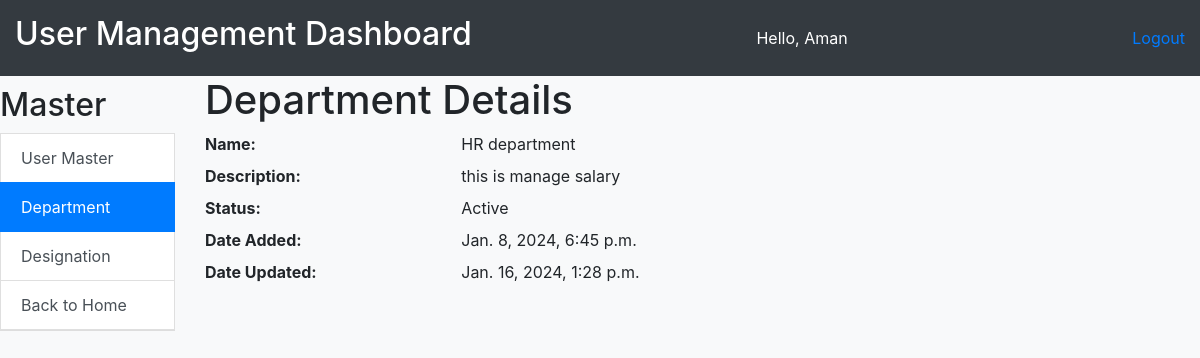
The page /emp_home/department/ (signed in) on the database its author committed.
### employee/models.py (models this page shows, shortened)
class Department(models.Model):
    STATUS_CHOICES = [
        (1, 'Active'),
        (0, 'Inactive'),
    ]
    name = models.TextField()
    description = models.TextField()
    status = models.IntegerField(choices=STATUS_CHOICES, default=1)
    date_added = models.DateTimeField(default=timezone.now)
    date_updated = models.DateTimeField(auto_now=True)

### employee/views.py (the view)
# urls.py: path('department/', department, name='department'),
@login_required
def department(request):
    is_staff_user = request.user.is_staff
    if is_staff_user:
        departments = Department.objects.all()
        return render(request, 'department.html', {'departments': departments})
    else:
        employee_detail = get_object_or_404(EmployeeDetail, user=request.user)
        department = employee_detail.empdept
        return render(request, 'view_department.html', {'department': department})

### employee/templates/view_department.html
{% extends 'user_management.html' %}
{% block content %}
  <h1>Department Details</h1>
  <dl class="row">
    <dt class="col-sm-3">Name:</dt>
    <dd class="col-sm-9">{{ department.name }}</dd>
    <dt class="col-sm-3">Description:</dt>
    <dd class="col-sm-9">{{ department.description }}</dd>
    <dt class="col-sm-3">Status:</dt>
    <dd class="col-sm-9">{{ department.get_status_display }}</dd>
    <dt class="col-sm-3">Date Added:</dt>
    <dd class="col-sm-9">{{ department.date_added }}</dd>
    <dt class="col-sm-3">Date Updated:</dt>
    <dd class="col-sm-9">{{ department.date_updated }}</dd>
  </dl>
{% endblock %}

### employee/templates/user_management.html (shortened to what this page needs)
<!DOCTYPE html>
<html lang="en">
<head>
    <link rel="stylesheet" href="https://cdn.jsdelivr.net/npm/bootstrap@4.6.2/dist/css/bootstrap.min.css">
    <link rel="stylesheet" type="text/css" href="https://cdn.datatables.net/1.13.7/css/jquery.dataTables.min.css">
    <link rel="stylesheet" type="text/css" href="https://cdn.datatables.net/buttons/2.4.2/css/buttons.dataTables.min.css">
</head>
<body>
<div class="">
    <div class="row">
        <div class="col-md-12">
            <div class="dashboard-header">
                <h2>User Management Dashboard</h2>
                <span>Hello, {{ user.first_name }}</span>
                <div>
                <a href="{% url 'logout' %}">Logout</a>
                </div>
            </div>
        </div>
    </div>
    <div class="row">
        <div class="col-sm-2 p-0">
            <div class="master-section">
                <h2>Master</h2>
                <a href="{% url 'user_master' %}" class="list-group-item list-group-item-action {% if request.resolver_match.url_name == 'user_master' %}active{% endif %}">User Master</a>
                <a href="{% url 'department' %}" class="list-group-item list-group-item-action {% if request.resolver_match.url_name == 'department' %}active{% endif %}">Department</a>
                <a href="{% url 'designations' %}" class="list-group-item list-group-item-action {% if request.resolver_match.url_name == 'designations' %}active{% endif %}">Designation</a>
                <a href="{% url 'emp_home' %}" class="list-group-item list-group-item-action {% if request.resolver_match.url_name == 'index' %}active{% endif %}">Back to Home</a>
            </div>
        </div>
        <div class="col-sm-10 main-content">
            {% block content %}{% endblock %}
        </div>
    </div>
</div>
</body>
</html>

### employee/templates/user_management.html (style rules this page uses)
body { background-color: #f8f9fa; margin: 0; }
.dashboard-header { background-color: #343a40; color: #ffffff; padding: 15px; text-align: right; display: flex; justify-content: space-between; align-items: center; width: 100%; margin: 0; }
.master-section { margin: 10px 15px; border-bottom: 1px solid #ddd; }

### rows shown on the page
Department: name "HR department", description "this is manage salary", status "Active", date_added "Jan. 8, 2024, 6:45 p.m.", date_updated "Jan. 16, 2024, 1:28 p.m."

### other values the page prints
{{ user.first_name }} "Aman"
